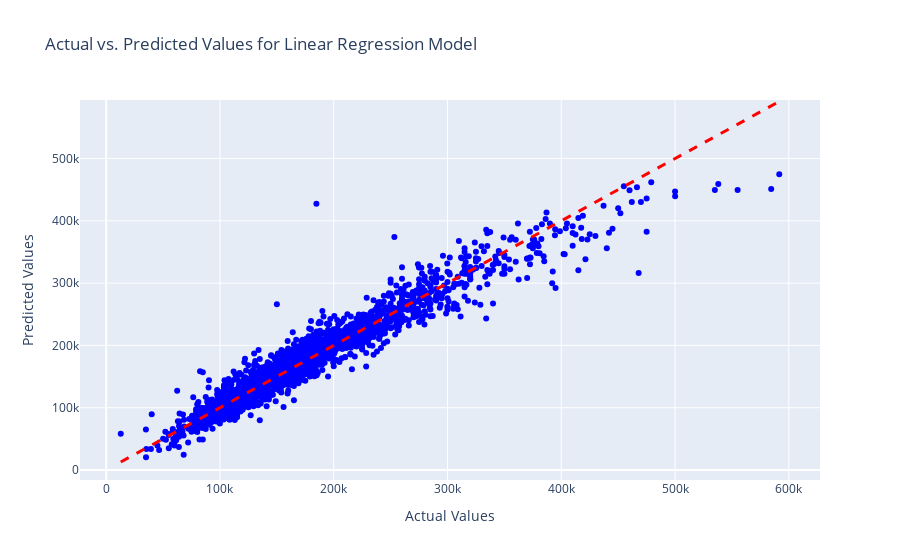
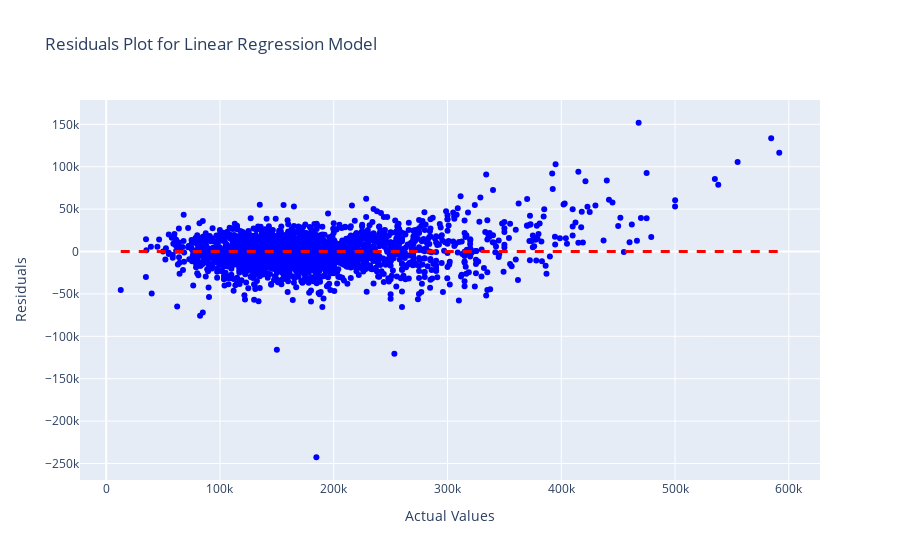

The notebook cell these images were saved under, in order:
### Markdown cell above
Let's start with a simple linear regression on the basic numeric variables we got after making one feature and clearing some multicollinearity.

### Code cell
#the features will be X (independent variables)
X = ft_train.drop('SalePrice', axis=1)
X_array = X.values
#the target (dependent variable) will be y
y = ft_train['SalePrice']
y_array = y.values


# Perform linear regression using scikit-learn
model = LinearRegression()
model.fit(X, y)

X_with_intercept = sm.add_constant(X)  # Add intercept term
model_sm = sm.OLS(y,X_with_intercept).fit()

# Make predictions using the trained model
predictions = model.predict(X)


# Rsquared value
print("R Squared on the test set:", r2_score(y, predictions))


# Mean Squared Error (MSE) on the test set
mse = mean_squared_error(y, predictions)
print("Mean Squared Error (MSE) on the test set:", mse)

# Root Mean Squared Error (RMSE) on the test set
rmse = mean_squared_error(y, predictions, squared=False)
print("Root Mean Squared Error (RMSE) on the test set:", rmse)



# Create a scatter plot with Plotly
fig = go.Figure()

# Add a scatter plot for actual vs. predicted values
fig.add_trace(go.Scatter(x=y, y=predictions, mode='markers', marker=dict(color='blue'), 
                         name='Actual vs. Predicted'))
# Add a diagonal line for perfect predictions
fig.add_shape(type="line", x0=min(y), x1=max(y), y0=min(y), y1=max(y),
              line=dict(color="red", width=3, dash='dash'),
              name="Perfect Predictions")

# Update layout and axis labels
fig.update_layout(title="Actual vs. Predicted Values for Linear Regression Model",
                  xaxis_title="Actual Values",
                  yaxis_title="Predicted Values")

# Show the plot
fig.show()


# Plotting residuals
residuals = y - predictions
fig2 = go.Figure()

# Add a scatter plot for actual values and residuals
fig2.add_trace(go.Scatter(x=y, y=residuals, mode='markers', marker=dict(color='blue'), 
                         name='Residuals'))

# Add a horizontal line at y=0 for reference
fig2.add_shape(type="line", x0=min(y), x1=max(y), y0=0, y1=0,
              line=dict(color="red", width=3, dash='dash'),
              name="Zero Residuals Line")


fig2.update_layout(title="Residuals Plot for Linear Regression Model",
                  xaxis_title="Actual Values",
                  yaxis_title="Residuals")

fig2.show()


# Using statsmodels to check p-values
print(model_sm.summary())
print('\n')

# Mean Squared Error (MSE)
mse = mean_squared_error(y, predictions)
print("Mean Squared Error (MSE):", mse)

# Root Mean Squared Error (RMSE)
rmse = mean_squared_error(y, predictions, squared=False)
print("Root Mean Squared Error (RMSE):", rmse)

print('\n')

print("F-statistic:", model_sm.fvalue)
print("F-statistic p-value:", model_sm.f_pvalue)

### Figure 1 — Plotly figure (JSON) as saved in the notebook; plotly's stock layout.template omitted (floating-point values rounded to 4 significant figures; data arrays with more than 128 entries replaced by an {"elided": "..."} marker saying what was removed)
{"data": [{"marker": {"color": "blue"}, "mode": "markers", "name": "Actual vs. Predicted", "type": "scatter", "x": {"elided": "2571 int values"}, "y": {"elided": "2571 float values"}}], "layout": {"autosize": true, "shapes": [{"line": {"color": "red", "dash": "dash", "width": 3}, "name": "Perfect Predictions", "type": "line", "x0": 12789, "x1": 591587, "y0": 12789, "y1": 591587}], "title": {"text": "Actual vs. Predicted Values for Linear Regression Model"}, "xaxis": {"autorange": true, "range": [-21090.0, 625500.0], "title": {"text": "Actual Values"}, "type": "linear"}, "yaxis": {"autorange": true, "range": [-23510.0, 596800.0], "title": {"text": "Predicted Values"}, "type": "linear"}}}

### Figure 2 — Plotly figure (JSON) as saved in the notebook; plotly's stock layout.template omitted (floating-point values rounded to 4 significant figures; data arrays with more than 128 entries replaced by an {"elided": "..."} marker saying what was removed)
{"data": [{"marker": {"color": "blue"}, "mode": "markers", "name": "Residuals", "type": "scatter", "x": {"elided": "2571 int values"}, "y": {"elided": "2571 float values"}}], "layout": {"autosize": true, "shapes": [{"line": {"color": "red", "dash": "dash", "width": 3}, "name": "Zero Residuals Line", "type": "line", "x0": 12789, "x1": 591587, "y0": 0, "y1": 0}], "title": {"text": "Residuals Plot for Linear Regression Model"}, "xaxis": {"autorange": true, "range": [-21090.0, 625500.0], "title": {"text": "Actual Values"}, "type": "linear"}, "yaxis": {"autorange": true, "range": [-275200.0, 184400.0], "title": {"text": "Residuals"}, "type": "linear"}}}
